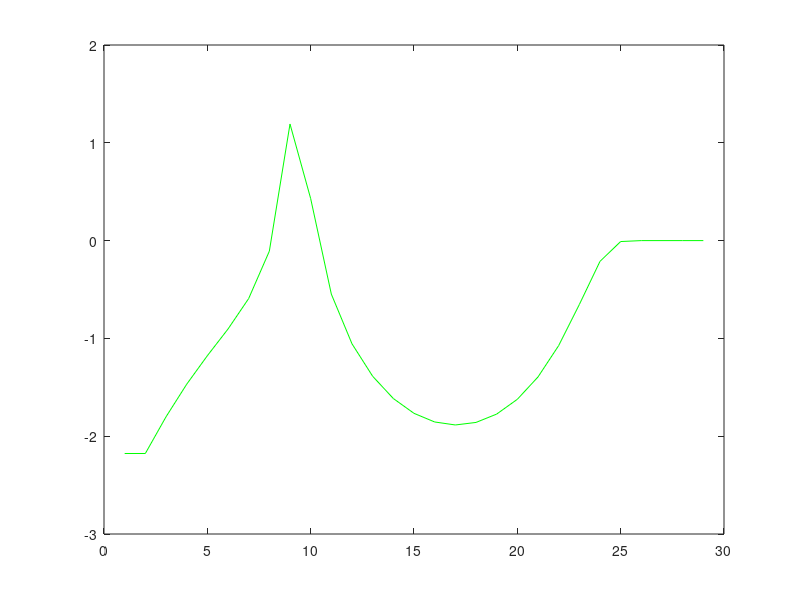

Reproduce this figure in MATLAB.
clear all
format long g

g = @(x)x+1/9.*(x.^3 - x.^2 - x - 1);
x(1)=1.5;
x(2)=g(x(1));
eps=0.5*(10.^-6);
dif(1)=x(2)-x(1);
r(1)=(x(2)-x(1))./x(2);

m=2
while (abs(x(m)-x(m-1)) > eps) & (abs(g(x(m))) > eps)
    dif(m)=x(m)-x(m-1);
    r(m)=(x(m)-x(m-1))./x(m);
   x(m+1)=g(x(m));
   m=m+1
end

lpfC=log(r);
c=m;
plot(1:(c-1),lpfC,'g')
m=[1:m];
dif=[0,dif];
taula_resultats=[m;x;g(x);dif]'
